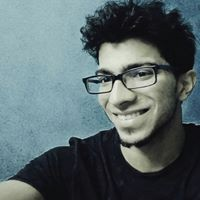
#> input picture 1*7dIzexYcqnYrYeDCTNGnrA.jpeg, 200 x 200 px; its folder holds only this picture in this run
$ python main.py
#> lines starting #> are read from the running program, lines starting #| are printed output that depends on the picture
from cv2 import cv2
import numpy as np

import matplotlib.pyplot as plt
import glob

txtfiles = []
for file in glob.glob("*.jpeg"):
    # print(file)
    txtfiles.append(file)


for ix in txtfiles:
    img= cv2.imread(ix,cv2.IMREAD_COLOR)
#> img is the input picture: shape (200, 200, 3); mean B, G, R 106.2, 103.8, 89.3
    imgtest1= img.copy()
    imgtest= cv2.cvtColor(imgtest1, cv2.COLOR_BGR2GRAY)
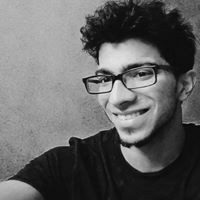
#> imgtest: shape (200, 200); min 1, max 237, mean 99.8
    facecascade = cv2.CascadeClassifier('haarcascade_frontalface_default.xml')
    eye_cascade = cv2.CascadeClassifier('haarcascade_eye.xml')

    print(facecascade)

    faces = facecascade.detectMultiScale(imgtest, scaleFactor=1.2, minNeighbors=5)
#> faces = [[79, 38, 101, 101]]

    print('Total number of faces',len(faces))
#| Total number of faces 1

    for (x, y, w, h) in faces:
        face_detect = cv2.rectangle(imgtest,(x, y),(x+w, y+h),(255, 0, 255), 2)
        roi_gray = imgtest[y:y+h, x:x+w]
        roi_color= imgtest[y:y+h,x:x+w]
        plt.imshow(face_detect)
        plt.show(block=False)
        input('press <ENTER> to continue')

        eyes = eye_cascade.detectMultiScale(roi_gray)
        for (ex,ey,ew,eh) in eyes:
            eye_detect = cv2.rectangle(roi_color,(ex,ey),(ex+ew,ey+eh),(255,0,255),2)
            plt.imshow(eye_detect)
            plt.show(block=False)
            input('press <ENTER> to continue')
#> this loop made 1 pass
#> pass 1, `face_detect = cv2.rectangle(imgtest,(x, y),(x+w, y+h),(255, 0, 255), 2)`:
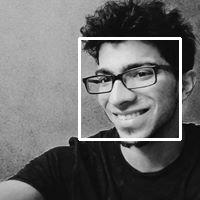
#> face_detect: shape (200, 200); min 1, max 255, mean 105.3
#> pass 1, `roi_gray = imgtest[y:y+h, x:x+w]`:
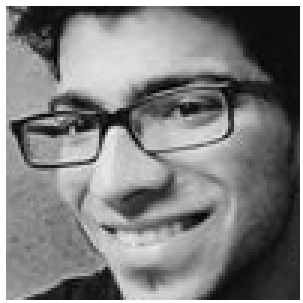
#> roi_gray: shape (101, 101) (shown 3 times larger); min 1, max 255, mean 127.8

$ run again, on 1*Ga7IbjE_QbYJGqBEzzq2Eg.jpeg
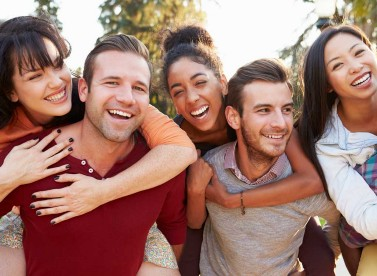
#> input picture 1*Ga7IbjE_QbYJGqBEzzq2Eg.jpeg, 377 x 276 px
#> img is the input picture: shape (276, 377, 3); mean B, G, R 108.8, 118.8, 158.3
#> faces = [[239, 83, 70, 70], [86, 57, 75, 75]]
#| Total number of faces 2
#> the loop `for (x, y, w, h) in faces:` made 2 passes
#> (x, y, w, h, eyes) on pass 1: (239, 83, 70, 70, [[13, 15, 25, 25]])
#> pass 1, `plt.show(block=False)`:
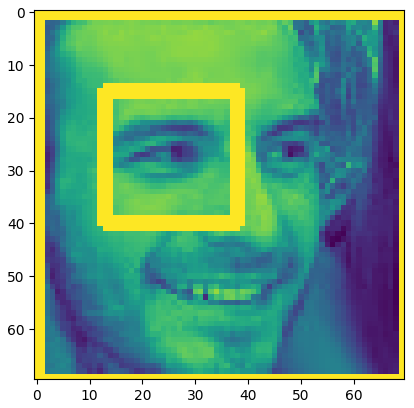
#> figure drawn by matplotlib, 1 panel
#> pass 2, `roi_gray = imgtest[y:y+h, x:x+w]`:
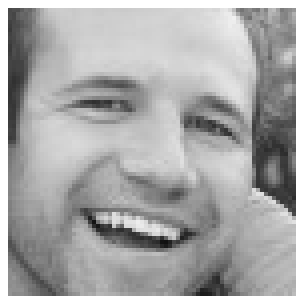
#> roi_gray: shape (75, 75) (shown 4 times larger); min 17, max 255, mean 168

$ run again, on 1*UAkLudC5f8Jpjy-aZ9eCAw.jpeg
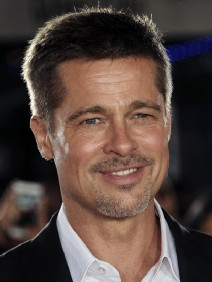
#> input picture 1*UAkLudC5f8Jpjy-aZ9eCAw.jpeg, 212 x 282 px
#> img is the input picture: shape (282, 212, 3); mean B, G, R 61.9, 68.3, 84.8
#> faces = [[48, 62, 141, 141]]
#| Total number of faces 1
#> the loop `for (x, y, w, h) in faces:` made 1 pass
#> (x, y, w, h, eyes) on pass 1: (48, 62, 141, 141, [[34, 48, 22, 22]])
#> pass 1, `roi_gray = imgtest[y:y+h, x:x+w]`:
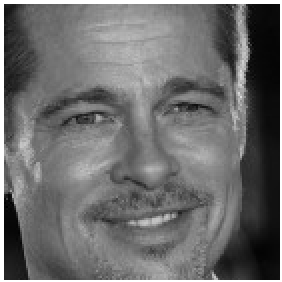
#> roi_gray: shape (141, 141) (shown 2 times larger); min 0, max 255, mean 108.8
#> after the loop `for (x, y, w, h) in faces:`:
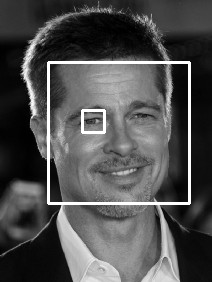
#> imgtest: shape (282, 212); min 0, max 255, mean 78.7

$ run again, on 1*9RjydzIq-u0MPuTJm0r14g.jpeg
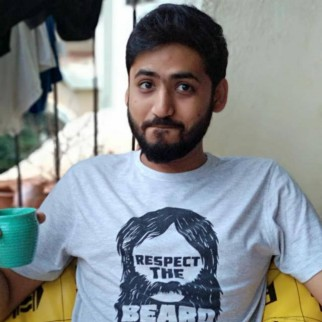
#> input picture 1*9RjydzIq-u0MPuTJm0r14g.jpeg, 322 x 322 px
#> img is the input picture: shape (322, 322, 3); mean B, G, R 141.2, 139.1, 133.1
#> faces = [[110, 44, 108, 108]]
#| Total number of faces 1
#> the loop `for (x, y, w, h) in faces:` made 1 pass
#> (x, y, w, h, eyes) on pass 1: (110, 44, 108, 108, [[22, 25, 31, 31], [60, 30, 26, 26]])
#> after the loop `for (x, y, w, h) in faces:`:
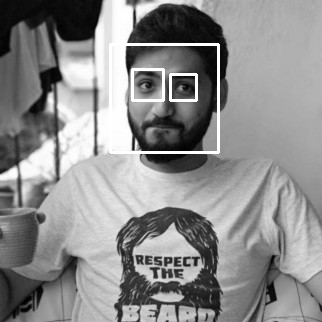
#> imgtest: shape (322, 322); min 0, max 255, mean 140.2
#> after the loop `for (x, y, w, h) in faces:`:
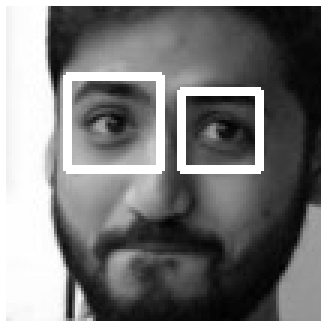
#> roi_color: shape (108, 108) (shown 3 times larger); min 0, max 255, mean 122.3
